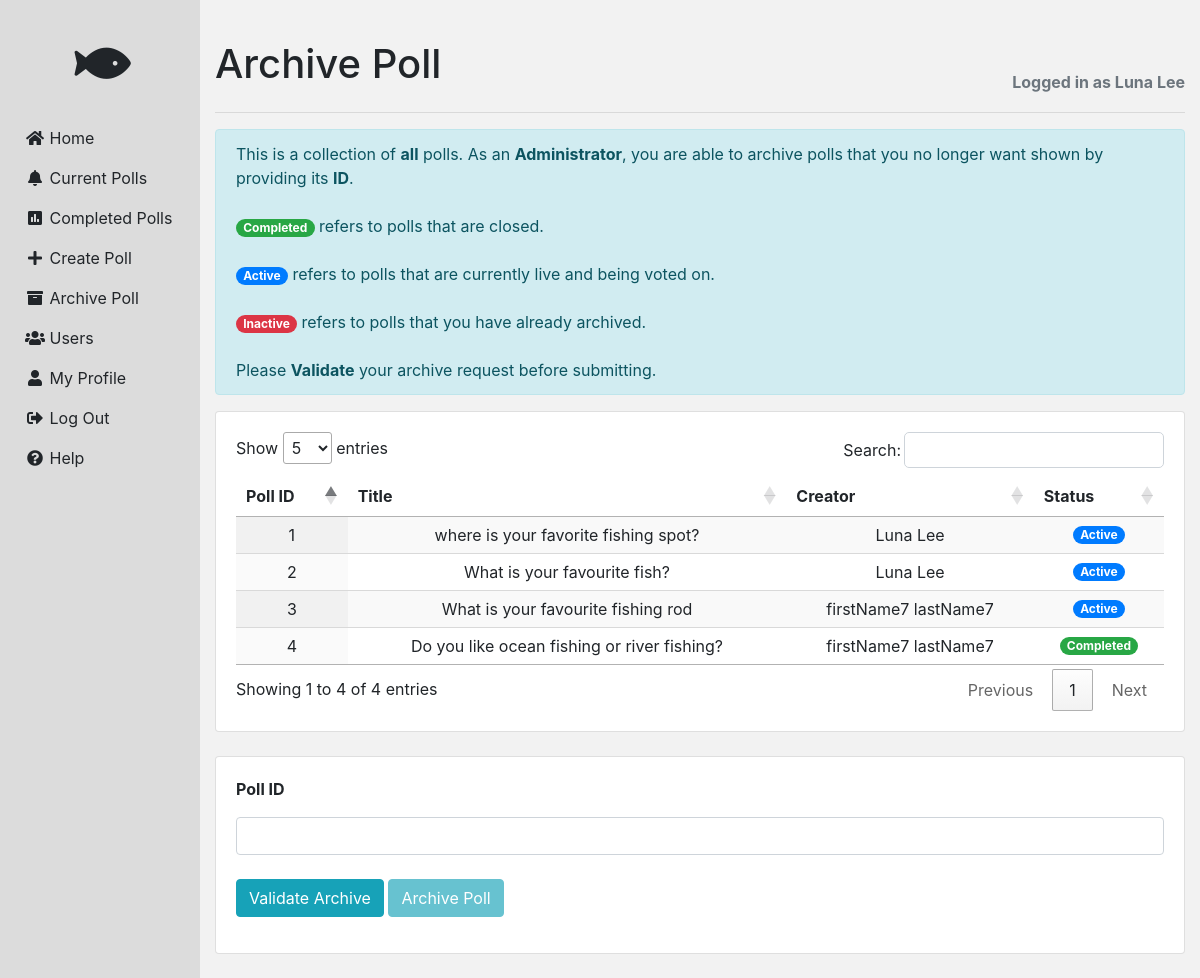
/archive (signed in), run on the app's committed database.
### app/models.py (models this page shows, shortened)
class PaginatedAPIMixin(object):
    @staticmethod
    def to_collection_dict(query, page, per_page, endpoint, **kwargs):
        resources = query.paginate(page, per_page, False)
        data = {
            'items': [item.to_dict() for item in resources.items],
            '_meta': {
                'page': page,
                'per_page': per_page,
                'total_pages': resources.pages,
                'total_items': resources.total
            },
            '_links': {
                'self': url_for(endpoint, page=page, per_page=per_page,
                                **kwargs),
                'next': url_for(endpoint, page=page + 1, per_page=per_page,
                                **kwargs) if resources.has_next else None,
                'prev': url_for(endpoint, page=page - 1, per_page=per_page,
                                **kwargs) if resources.has_prev else None
            }
        }
        return data

class User(PaginatedAPIMixin, UserMixin, db.Model):
    __tablename__ = 'users'
    __table_args__ = {'sqlite_autoincrement': True}
    token = db.Column(db.String(32), index=True, unique=True)
    token_expiration = db.Column(db.DateTime)
    userId = db.Column(db.Integer, primary_key=True, autoincrement=True)
    firstName = db.Column(db.String(64), nullable=False)
    lastName = db.Column(db.String(64))
    username = db.Column(db.String(64), nullable=False, unique=True)
    pwdHash = db.Column(db.String(128))
    email = db.Column(db.String(128), nullable=False, unique=True)
    ad_street = db.Column(db.String(64))
    ad_suburb = db.Column(db.String(64))
    ad_state = db.Column(db.String(64))
    ad_country = db.Column(db.String(64), server_default="Australia")
    createdAt = db.Column(db.DateTime)
    lastModifiedAt = db.Column(db.DateTime)
    isActive = db.Column(db.Boolean)
    isAdmin = db.Column(db.Boolean)
    lastLogin = db.Column(db.DateTime)
    currentLogin = db.Column(db.DateTime)

class Poll(PaginatedAPIMixin, db.Model):
    __tablename__ = 'polls'
    __table_args__ = {'sqlite_autoincrement': True}
    pollId = db.Column(db.Integer, primary_key=True, autoincrement=True)
    title = db.Column(db.String(64), nullable=False, unique=True)
    description = db.Column(db.String(250))
    createdAt = db.Column(db.DateTime)
    lastModifiedAt = db.Column(db.DateTime)
    completedAt = db.Column(db.DateTime)
    orderCandidatesBy = db.Column(Enum('Desc', 'Acs', 'SpecialOrder'))
    minResponses = db.Column(db.Integer)
    openAt = db.Column(db.DateTime)
    closeAt = db.Column(db.DateTime)
    createdByUserId = db.Column(db.Integer, db.ForeignKey('users.userId'), nullable=False)
    isOpenPoll = db.Column(db.Boolean)
    isActive = db.Column(db.Boolean)
    class Candidate(db.Model):
        __tablename__ = 'candidates'
        __table_args__ = (
        db.UniqueConstraint('pollId', 'candidateDescription', name='unique_candidates'), {'sqlite_autoincrement': True})
        candidateId = db.Column(db.Integer, primary_key=True, autoincrement=True)
        candidateDescription = db.Column(db.String(128), nullable=False)
        displayOrder = db.Column(db.Integer)
        isActive = db.Column(db.Boolean)
        pollId = db.Column(db.Integer, db.ForeignKey('polls.pollId'), nullable=False)
    class Response(db.Model):
        __tablename__ = 'responses'
        __table_args__ = (db.UniqueConstraint('userId', 'pollId', 'candidateId', 'response', name='unique_resonses'),
                          {'sqlite_autoincrement': True})
        responseId = db.Column(db.Integer, primary_key=True, autoincrement=True)
        userId = db.Column(db.Integer, db.ForeignKey('users.userId'), nullable=False)
        pollId = db.Column(db.Integer, db.ForeignKey('polls.pollId'), nullable=False)
        candidateId = db.Column(db.Integer, db.ForeignKey('candidates.candidateId'), nullable=False)
        isActive = db.Column(db.Boolean)
        response = db.Column(db.Integer)
        createdAt = db.Column(db.DateTime)
    def validate(self):
        if self.title and self.orderCandidatesBy and self.createdByUserId and self.howManyCandidates() > 0:
            return True
        else:
            return False
    def get_id(self):
        return (self.pollId)
    def to_dict(self):
        noCandidates = self.howManyCandidates()
        noResponses = self.howManyResponses()
        canlist = self.Candidate
        data = {
            'pollId': self.pollId,
            'title': self.title,
            'description': self.description,
            'createdAt': self.createdAt,
            'lastModifiedAt': self.lastModifiedAt,
            'completedAt': self.completedAt,
            'orderCandidatesBy': self.orderCandidatesBy,
            'minResponses': self.minResponses,
            'openAt': self.openAt,
            'closeAt': self.closeAt,
            'createdByUserId': self.createdByUserId,
            'isOpenPoll': self.isOpenPoll,
            'isActive': self.isActive,
            'noCandidates': noCandidates,
            'noResponses': noResponses,
            'candidates': [item.to_dict() for item in self.Candidate],
            'responses': [item.to_dict() for item in self.Response],
            'rawResult': self.get_rawResult(),
            'prefResult': self.get_prefResult()
        }
        return data
    def from_dict(self, data):
        for field in ['pollId', 'title', 'discription', 'lastModifiedAt', 'completedAt', 'orderCandidatesBy',
                      'minResponses', 'openAt', 'closeAt', 'createdByUserId', 'isOpenPoll', 'isActive']:
            if field in data:
                setattr(self, field, data[field])  ###############################################

### app/main/routes.py (the view, shortened to what this page needs)
@bp.route('/archive', methods=['GET', 'POST'])
@login_required
def archive_poll():
    if current_user.is_authenticated:
        if current_user.isAdmin:
            users=getAllUsers()
            polls=getAllPolls()
            form=deletePollForm()
        else:
            flash(Markup('<script>Notify("Only an admin user can view this page.", null, null, "danger")</script>'))
            return redirect(url_for('main.index'))
    return render_template("archive-components/pollArchive.html", title="Archive Poll", polls=polls, users=users, form=form)

### app/pollForm.py
class deletePollForm(FlaskForm):
    pollId = StringField('Poll ID')
    submit = SubmitField('Archive Poll')

### app/controllers.py (called while the page is built)
def getAllUsers():
    user = User.query.all()
    return user

def getAllPolls():
    poll=Poll.query.all()
    noPoll=len(poll)
    for index in range(noPoll):
        poll[index].Candidate=Poll.Candidate.query.filter_by(pollId=poll[index].pollId).all()
        poll[index].Response=Poll.Response.query.filter_by(pollId=poll[index].pollId).all()
    return poll

### app/models.py (called while the page is built)
@login.user_loader
def load_user(userId):
    return User.query.get(int(userId))

### app/templates/archive-components/pollArchive.html (shortened to what this page needs)
{% extends "base.html" %}
{% block content %}
  <div class="alert alert-info" role="alert">
    This is a collection of <strong>all</strong> polls. As an <strong>Administrator</strong>, you are able to archive
    polls
    that you no longer want shown by providing its <strong>ID</strong>.<br><br>
    <span class="badge badge-pill badge-success">Completed</span> refers to polls that are closed.<br><br>
    <span class="badge badge-pill badge-primary">Active</span> refers to polls that are currently live and being voted
    on.<br><br>
    <span class="badge badge-pill badge-danger">Inactive</span> refers to polls that you have already archived.<br><br>
    Please <strong>Validate</strong> your archive request before submitting.
  </div>
  <div class="card">
    <div class="card-body">
      <table id="table-polls" class="display">
        <thead>
        <tr>
          <th>Poll ID</th>
          <th>Title</th>
          <th>Creator</th>
          <th>Status</th>
        </tr>
        </thead>
        <tbody>
        {% for poll in polls %}
          <tr>
            <td>{{ poll.get_id() }}</td>
            <td>{{ poll.title }}</td>
            <td>
              {% for user in users %}
                {% if user.userId == poll.createdByUserId %}
                  {{ user.firstName }} {% if user.lastName %}{{ user.lastName }}{% endif %}
                {% endif %}
              {% endfor %}
            </td>
            <td>
              {% if poll.completedAt %}
                {% if poll.isActive %}
                  <span class="badge badge-pill badge-success">Completed</span>
                {% else %}
                  <span class="badge badge-pill badge-danger">Inactive</span>
                {% endif %}
              {% else %}
                {% if poll.isActive %}
                  <span class="badge badge-pill badge-primary">Active</span>
                {% else %}
                  <span class="badge badge-pill badge-danger">Inactive</span>
                {% endif %}
              {% endif %}
            </td>
          </tr>
        {% endfor %}
        </tbody>
      </table>
    </div>
  </div>
  <br>
  <div class="card">
    <form id="delete-poll-form" action="" method="post" novalidate>
      <div class="card-body">
        <label><strong>{{ form.pollId.label }}</strong></label>
        {{ form.pollId(class="form-control") }}
        <br>
        <div id="button-container">
          <a id="validate-button" class="btn btn-info" style="color: #FFF">Validate Archive</a>
          {{ form.submit(class="btn btn-info", disabled='disabled') }}
        </div>
      </div>
    </form>
  </div>
  <br>
{% endblock %}

### app/templates/components/header.html
<div style="margin-top: 20px; display: flex; justify-content: space-between">
  <h1 class="header-title" style="display:inline">
    {{ title }}
  </h1>
  <span style="margin-top: 50px;font-weight: bold;color:#6c757d">
    {% if current_user.is_anonymous %}
      <a class="register-button" href="{{ url_for('main.register') }}">Register Account</a>
    {% else %}
      Logged in
      {% if current_user.firstName %}
        as {{ current_user.firstName }}
        {% if current_user.lastName %}
          {{ current_user.lastName }}
        {% endif %}
      {% endif %}
    {% endif %}
  </span>
</div>
<hr>

### app/static/css/base.css (style rules this page uses)
body { background-color: #f2f2f2; }
table { text-align: center; }
.header-title { margin-top: 20px; }
.card { overflow: hidden; }

### data on the page
User: firstName "Luna", lastName "Lee"
Poll: get_id "1", title "where is your favorite fishing spot?", isActive "Active"
Poll: get_id "2", title "What is your favourite fish?", isActive "Active"
Poll: get_id "3", title "What is your favourite fishing rod", isActive "Active"
User: firstName "firstName7", lastName "lastName7"
Poll: get_id "4", title "Do you like ocean fishing or river fishing?", isActive "Completed"

### other printed values
{{ title }} "Archive Poll"
